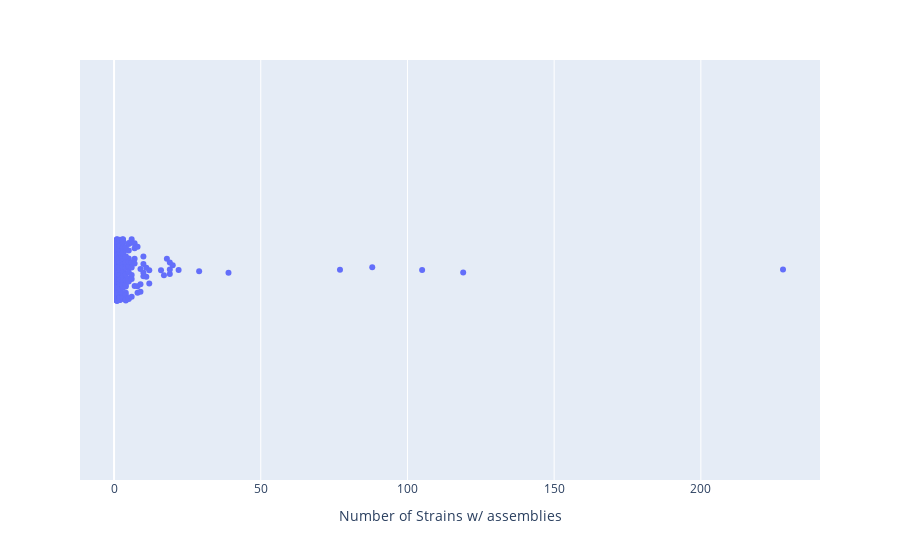

Source (notebook cell):
### Code cell
px.strip(
    singleaccdf.value_counts("Species").to_frame().reset_index(),
    x=0,
    hover_data=['Species'],
    labels={'0':'Number of Strains w/ assemblies'},
)

### Figure 1 — Plotly figure (JSON) as saved in the notebook; plotly's stock layout.template omitted (floating-point values rounded to 4 significant figures; data arrays with more than 128 entries replaced by an {"elided": "..."} marker saying what was removed)
{"data": [{"alignmentgroup": "True", "boxpoints": "all", "customdata": {"elided": "610x1 str values"}, "fillcolor": "rgba(255,255,255,0)", "hoveron": "points", "hovertemplate": "Number of Strains w/ assemblies=%{x}<br>Species=%{customdata[0]}<extra></extra>", "legendgroup": "", "line": {"color": "rgba(255,255,255,0)"}, "marker": {"color": "#636efa"}, "name": "", "offsetgroup": "", "orientation": "h", "pointpos": 0, "showlegend": false, "type": "box", "x": {"elided": "610 int values"}, "x0": " ", "xaxis": "x", "y0": " ", "yaxis": "y"}], "layout": {"autosize": true, "boxmode": "group", "legend": {"tracegroupgap": 0}, "margin": {"t": 60}, "xaxis": {"anchor": "y", "autorange": true, "domain": [0, 1], "range": [-11.61, 240.6], "title": {"text": "Number of Strains w/ assemblies"}, "type": "linear"}, "yaxis": {"anchor": "x", "autorange": true, "domain": [0, 1], "range": [-0.5, 0.5], "type": "category"}}}
